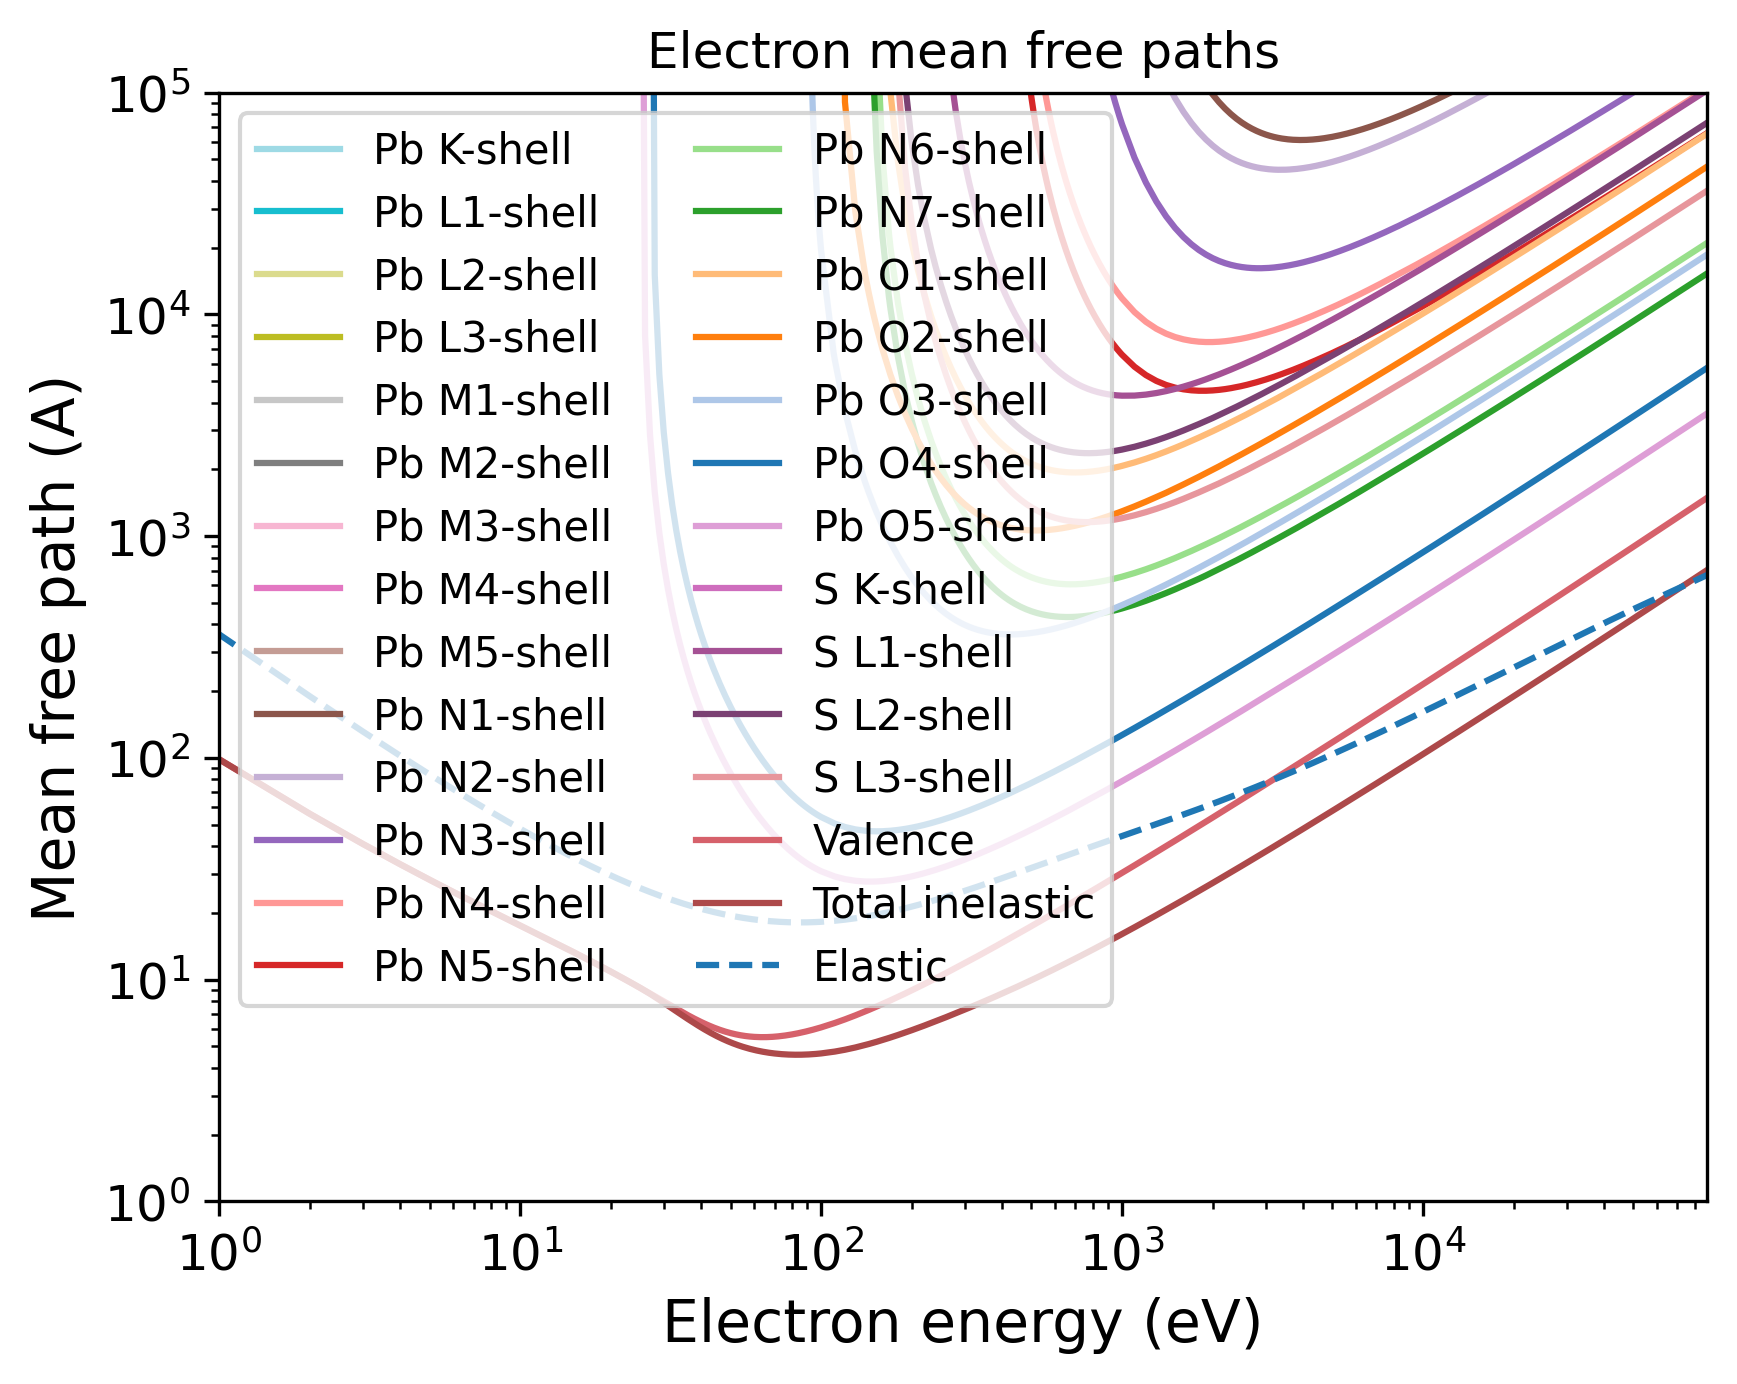

Python code for this plot:
import pandas as pd
import numpy as np
import matplotlib.pyplot as plt
import matplotlib.cm as cm
# Set the format:
plt.xlabel("Electron energy (eV)", fontsize=14)
plt.ylabel("Mean free path (A)", fontsize=14)
plt.xticks(fontsize=12)
plt.yticks(fontsize=12)
plt.grid(False)
# Set the axes:
# Read the output file:
df = pd.read_csv(r"OUTPUT_PbS_Electron_IMFP.dat", sep=r'\s+', header=None, comment="#", skipinitialspace=True)
plt.xscale("log")
plt.yscale("log")
# Prepare the plot:
columns_to_plot = [ 1, 2, 3, 4, 5, 6, 7, 8, 9, 10, 11, 12, 13, 14, 15, 16, 17, 18, 19, 20, 21, 22, 23, 24, 25, 26, 27]
labels = [ "Pb K-shell", "Pb L1-shell", "Pb L2-shell", "Pb L3-shell", "Pb M1-shell", "Pb M2-shell", "Pb M3-shell", "Pb M4-shell", "Pb M5-shell", "Pb N1-shell", "Pb N2-shell", "Pb N3-shell", "Pb N4-shell", "Pb N5-shell", "Pb N6-shell", "Pb N7-shell", "Pb O1-shell", "Pb O2-shell", "Pb O3-shell", "Pb O4-shell", "Pb O5-shell", "S K-shell", "S L1-shell", "S L2-shell", "S L3-shell", "Valence", "Total inelastic"]
# Create N distinct colors from a colormap
N = len(columns_to_plot)
colors = np.vstack([plt.cm.tab20(np.linspace(1, 0, 20)), plt.cm.tab20b(np.linspace(1, 0, 20))])
# Set line styles:
linestyles = [ "-", "-", "-", "-", "-", "-", "-", "-", "-", "-", "-", "-", "-", "-", "-", "-", "-", "-", "-", "-", "-", "-", "-", "-", "-", "-", "-"]
for i, col in enumerate(columns_to_plot):
    color = colors[i % len(colors)]
    ls    = linestyles[i % len(linestyles)]
    label = labels[i % len(labels)]
    plt.plot(df.iloc[:, 0], df.iloc[:, col],
    color=color,
    label=label,
    linestyle=ls)
# Add a curve from the second file
df2 = pd.read_csv(r"OUTPUT_PbS_Electron_EMFP.dat", sep=r'\s+', header=None, comment="#", skipinitialspace=True)
columns_to_plot2 = [ 3]
labels2 = [ "Elastic"]
# Create second part of the plot:
for col, label in zip(columns_to_plot2, labels2):
    plt.plot(df2.iloc[:, 0], df2.iloc[:, col], label=label, linestyle="--")
plt.xlim(1.00000000,88011.00100000)
plt.ylim(1.00000000,100000.00000000)
plt.title("Electron mean free paths")
plt.legend(loc="best", fontsize=10, ncol=2)
# Save the plot in this format:
plt.savefig("OUTPUT_MFP_electron.png", dpi=300, bbox_inches="tight")
